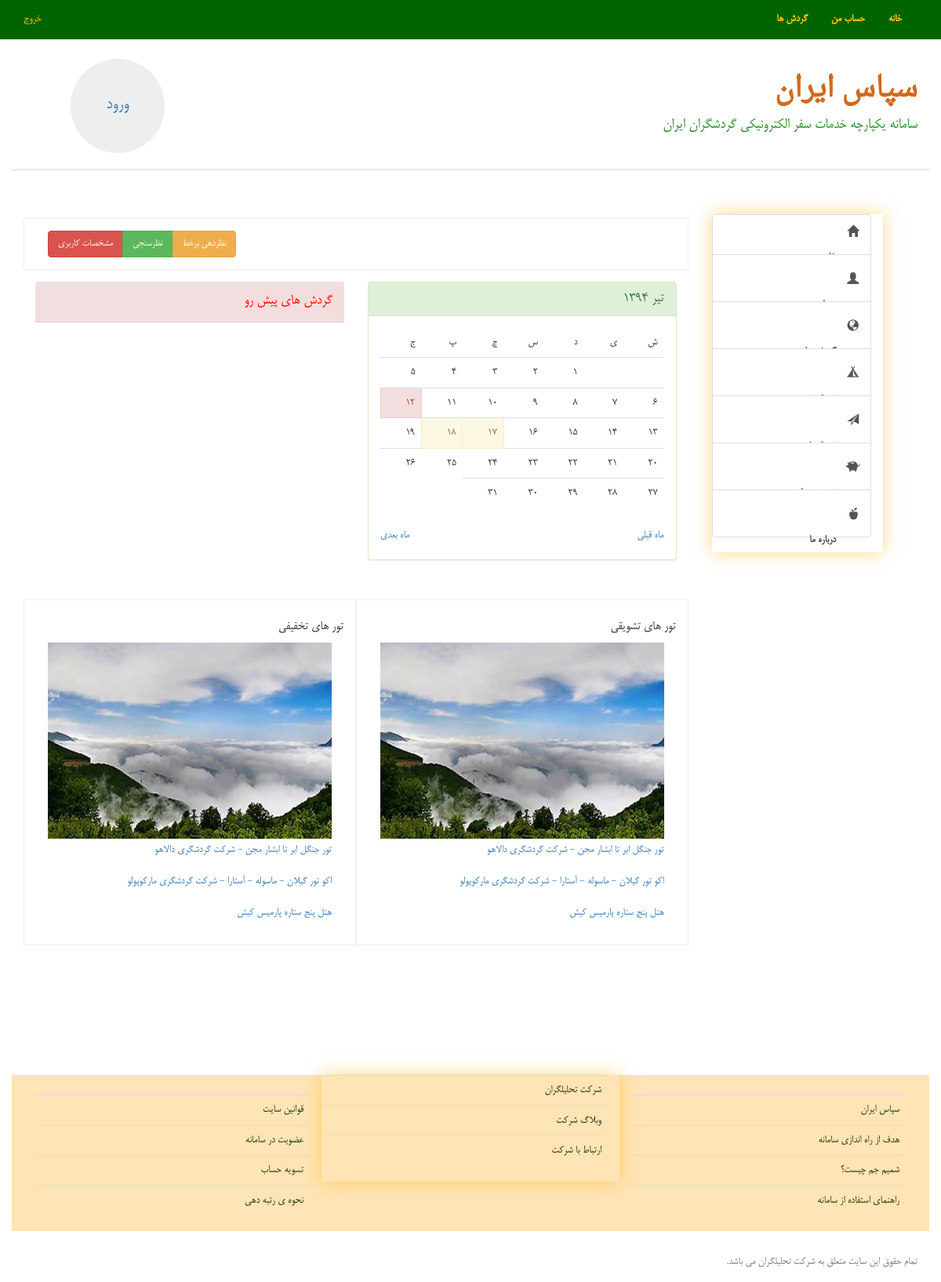
/userpage/ (signed in), run on an earlier commit of the app's database.
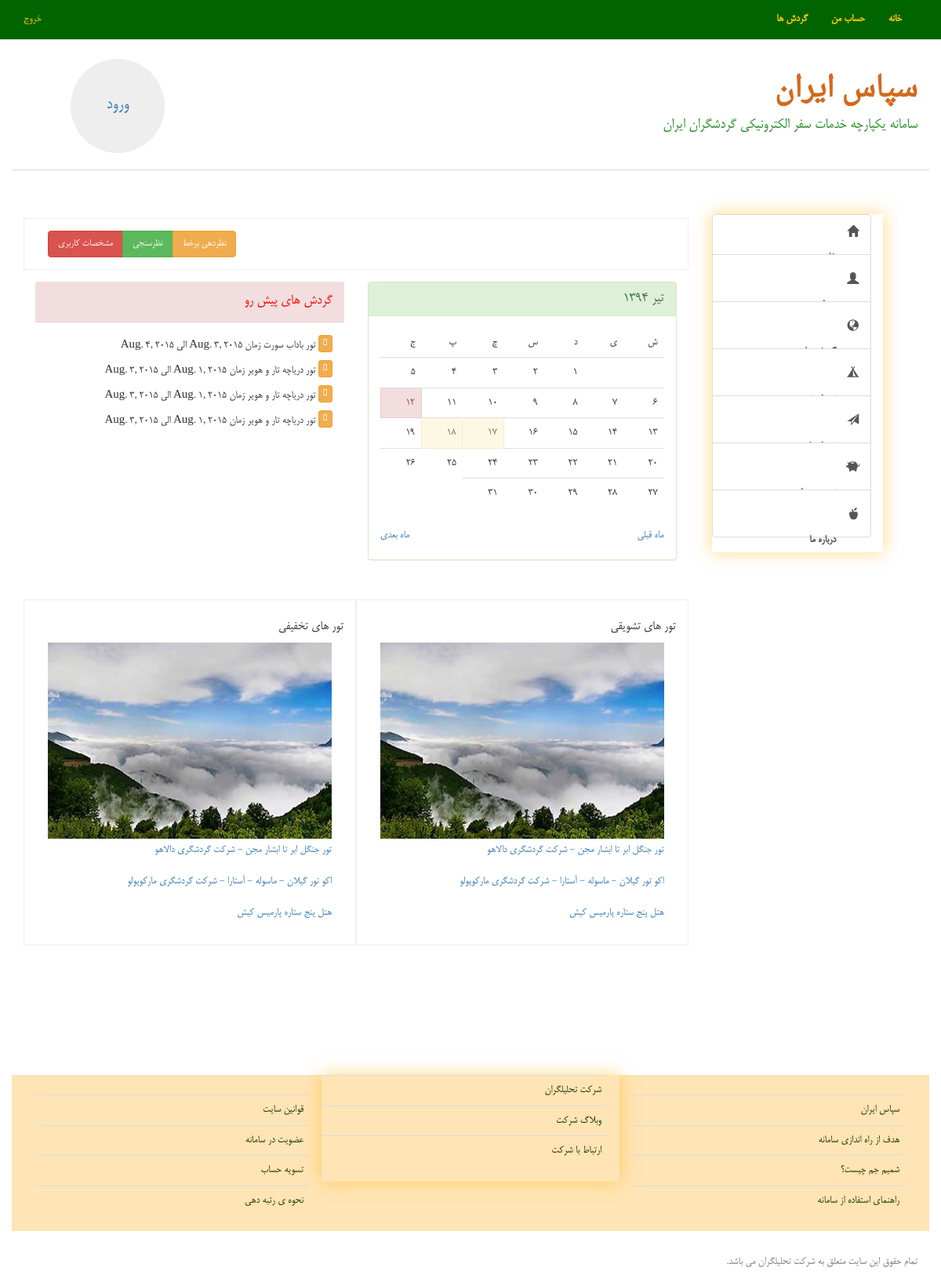
And on a later commit of the database.
### buy_cancel/models.py (models this page shows)
class Wanted_Trip(models.Model):
    gardeshgar = models.ForeignKey(TouristProfile)
    status = models.CharField(max_length=20, choices=STATUS) #kharid(bu),rezerve(re),enseraf(ca)
    first_name = models.CharField(max_length=255)
    last_name = models.CharField(max_length=255)
    meli_code = models.CharField(max_length=10)
    peygiry_code = models.CharField(max_length=10)

class Wanted_Tour(models.Model):
    gardesh = models.ForeignKey(Tour)
    info = models.OneToOneField(Wanted_Trip , related_name='wanted_tour')

### define_trip/models.py (models this page shows, shortened)
class Tour(models.Model):
    gardesh = models.ForeignKey(Gardesh, related_name='tour')
    tour_kind = models.CharField(max_length=30 , choices=TOUR_KIND)      # nat / inter / holly
    destination = models.CharField(max_length=255, choices=CITY)    # city name
    source = models.CharField(max_length=255,choices=CITY)         # city name
    start = models.DateField()
    start_t = models.TimeField()
    end = models.DateField()
    end_t = models.TimeField()
    capacity = models.IntegerField()    # tedadi ke mitavanim befrooshim
    has_sold = models.IntegerField(default=0)   # if = capacity or intire=0 => stop selling
    entire_capacity = models.IntegerField()     # mizani ke hanooz az zarfiate kol mande
    leader = models.CharField(max_length=30)
    leader_c = models.CharField(null=True, blank=True , max_length=50)
    transfer_device = models.ForeignKey(TransferDevice)
    stay_location = models.ForeignKey(Location)
    cost = models.IntegerField()
    destination_explain = models.TextField(null=True, blank=True)
    move_explain = models.TextField(null=True, blank=True)

class Gardesh(models.Model):
    name = models.CharField(max_length=255)
    builder = models.ForeignKey(TourBuilderProfile)
    kind = models.CharField(max_length=2,choices=KIND)   # t/tr/a/h/r
    final_rank = models.FloatField(null=True,blank=True)
    order_rank = models.FloatField(null=True,blank=True)
    comment_rank = models.FloatField(null=True,blank=True)
    degree = models.CharField(max_length=2,
                                      choices=DEGREE)     # g/s/b
    max_cancel_time = models.IntegerField(default= 2)
    free = models.FloatField(default=1)     # between 0 and 1 --> be nazaram inja darsad takhfif gozashte shavad behtar ast.
    define_time = models.DateTimeField(default= datetime.datetime.now)
    agreement = models.ForeignKey(Agreement)
    other_explain = models.TextField(blank=True , null=True) #farzaneh add

### informing/views.py (the view, shortened to what this page needs)
# urls.py: url(r'userpage/$', 'informing.views.account'),
@login_required()
def account(requst):
    if requst.method == 'GET':
        now = datetime.datetime.now()
        future_ten_day = [now , now + datetime.timedelta(days=10)]
        returned_dic = {}
        user_kind = requst.user.userm.kind
        returned_dic['user_kind'] = user_kind
        if user_kind == 'manager':
            return redirect("/manager/Dashboard")
        elif user_kind == 'gardeshgar':
            user = requst.user.userm.tprofile # gardeshgar
            gardeshgar_list = Wanted_Trip.objects.filter(gardeshgar = user)[:10]
            returned_dic['gardeshgar_list'] = gardeshgar_list
        else:
            raise Http404("Page not found")
        print(user_kind)
        returned_dic['user'] = user
        return render(requst , 'account.html' , returned_dic)
    else:
        return None

### informing/templates/account.html (shortened to what the changed rows need)
{% extends 'base.html' %}
{% load staticfiles %}
{% block css %}
	<link rel="stylesheet" type="text/css" href="{% static 'present_trip/css/main.css' %}">
{% endblock %}
{% block content %}
        <div class="col-md-6 ">
        <div class="panel-danger">
            <div class="panel-heading">
                <span class="panel-title" id="" style="font-size: 20px; color: red">
                </span>
            </div>
                <ul class="panel-body , nav nav-pills nav-stacked">
                {% if gardeshgar_list %}
                    {% for item in gardeshgar_list %}
                        <li>
                            <div class="btn-group btn-group-xs" aria-label="Extra-small button group">
                                <a href="/show/tour/{{ item.id }}" type="button" class="btn btn-warning ,glyphicon glyphicon-record" style="color: #fff"></a></div>
                            {% if item.wanted_tour %}
تور
                                {{ item.wanted_tour.gardesh.gardesh.name }}
                                زمان
                                {{ item.wanted_tour.gardesh.start }}
                                الی
                                {{ item.wanted_tour.gardesh.end }}
                            {% endif %}
                        </li>
                    {% endfor %}
                {% endif %}
                </ul>
        </div>
        </div>
        <div class="col-md-6">
        <div class=" panel panel-success">
            <div class="panel-body">
            <table id="" class="table">
                <thead>
                <tr>
                    <td>&#1588</td><td>&#1740</td><td>&#1583</td><td>&#1587</td><td>&#1670</td><td>&#1662</td><td>&#1580</td>
                </tr>
                </thead>
            </table>
            </div>
        </div>
        </div>
{% endblock %}

What changed in the data, as far as the page shows it:
added Wanted_Trip: wanted_tour.gardesh.gardesh.name "باداب سورت", wanted_tour.gardesh.start "Aug. 3, 2015", wanted_tour.gardesh.end "Aug. 4, 2015"
added Wanted_Trip: wanted_tour.gardesh.gardesh.name "دریاچه تار و هویر", wanted_tour.gardesh.start "Aug. 1, 2015", wanted_tour.gardesh.end "Aug. 3, 2015"
added Wanted_Trip: wanted_tour.gardesh.gardesh.name "دریاچه تار و هویر", wanted_tour.gardesh.start "Aug. 1, 2015", wanted_tour.gardesh.end "Aug. 3, 2015"
added Wanted_Trip: wanted_tour.gardesh.gardesh.name "دریاچه تار و هویر", wanted_tour.gardesh.start "Aug. 1, 2015", wanted_tour.gardesh.end "Aug. 3, 2015"
